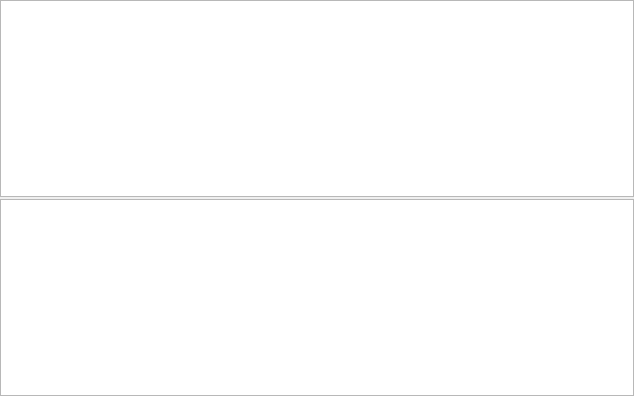
<?xml version="1.0" encoding="UTF-8"?>
<ui version="4.0">
 <class>CanForm</class>
 <widget class="QWidget" name="CanForm">
  <property name="geometry">
   <rect>
    <x>0</x>
    <y>0</y>
    <width>634</width>
    <height>396</height>
   </rect>
  </property>
  <property name="windowTitle">
   <string>Form</string>
  </property>
  <layout class="QGridLayout" name="gridLayout">
   <property name="leftMargin">
    <number>0</number>
   </property>
   <property name="topMargin">
    <number>0</number>
   </property>
   <property name="rightMargin">
    <number>0</number>
   </property>
   <property name="bottomMargin">
    <number>0</number>
   </property>
   <property name="spacing">
    <number>2</number>
   </property>
   <item row="0" column="0">
    <widget class="QTextEdit" name="textEdit">
     <property name="lineWidth">
      <number>0</number>
     </property>
     <property name="cursorWidth">
      <number>0</number>
     </property>
    </widget>
   </item>
   <item row="1" column="0">
    <widget class="QTextEdit" name="textEdit_2">
     <property name="html">
      <string>&lt;!DOCTYPE HTML PUBLIC &quot;-//W3C//DTD HTML 4.0//EN&quot; &quot;http://www.w3.org/TR/REC-html40/strict.dtd&quot;&gt;
&lt;html&gt;&lt;head&gt;&lt;meta name=&quot;qrichtext&quot; content=&quot;1&quot; /&gt;&lt;style type=&quot;text/css&quot;&gt;
p, li { white-space: pre-wrap; }
&lt;/style&gt;&lt;/head&gt;&lt;body style=&quot; font-family:'SimSun'; font-size:9pt; font-weight:400; font-style:normal;&quot;&gt;
&lt;p style=&quot;-qt-paragraph-type:empty; margin-top:0px; margin-bottom:0px; margin-left:0px; margin-right:0px; -qt-block-indent:0; text-indent:0px;&quot;&gt;&lt;br /&gt;&lt;/p&gt;&lt;/body&gt;&lt;/html&gt;</string>
     </property>
    </widget>
   </item>
  </layout>
 </widget>
 <resources/>
 <connections/>
</ui>
